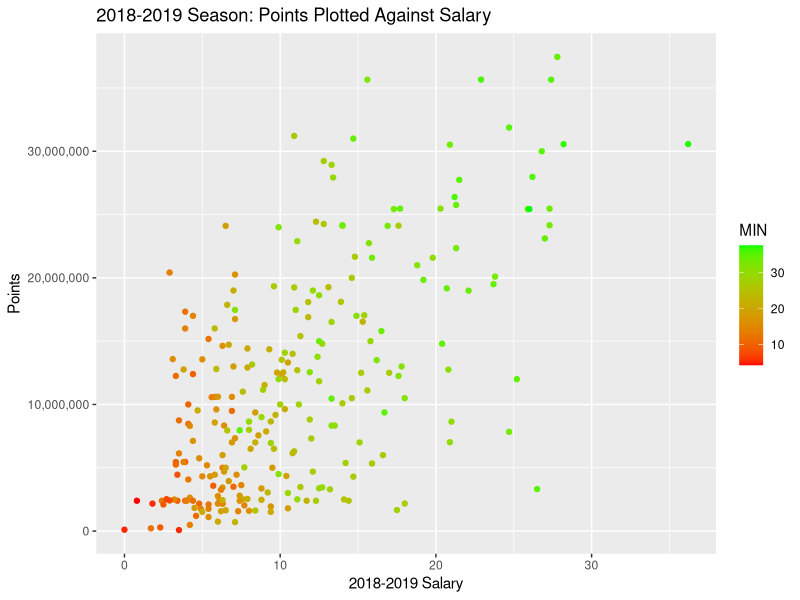
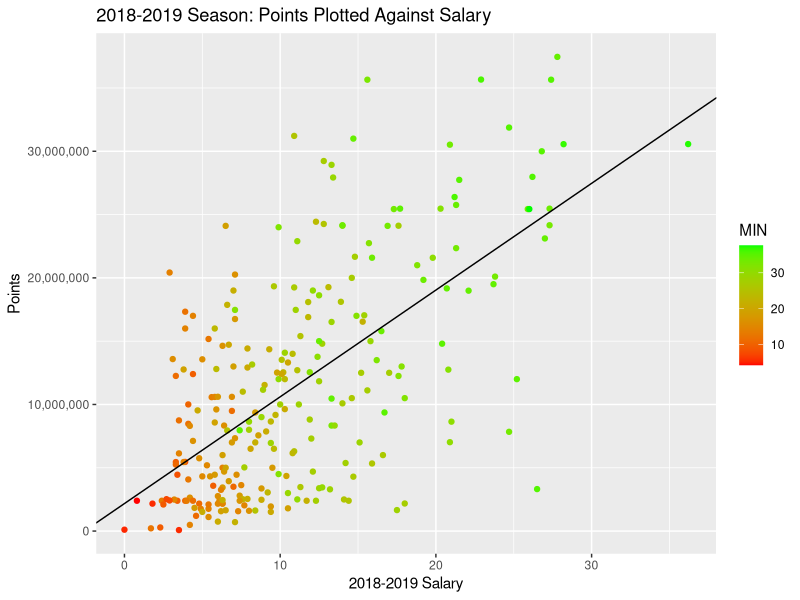

The R source for these figures, in order:
## ---- chunk 1
knitr::opts_chunk$set(echo = TRUE, tidy.opts=list(width.cutoff=60),tidy=TRUE)
## ---- chunk 2
summary(cars)
## ---- chunk 3
players1819 <- read.csv(file = "players18-19.csv", header = TRUE)
players1718 <- read.csv(file = "players17-18.csv", header = TRUE)
players1617 <- read.csv(file = "players16-17.csv", header = TRUE)
players1516 <- read.csv(file = "players15-16.csv", header = TRUE)
## ---- chunk 4
salary1819 <- read.csv(file = "18-19_salary.csv", header = TRUE)
salary1718 <- read.csv(file = "17-18_salary.csv", header = TRUE)
salary1617 <- read.csv(file = "16-17_salary.csv", header = TRUE)
salary1516 <- read.csv(file = "15-16_salary.csv", header = TRUE)
## ---- chunk 5
#merge concactenates two dataframes together by values in a certain row or column.
df_salary <- merge(salary1516, salary1617, by.x = "Player", by.y = "Player")
df_salary <- merge(df_salary, salary1718, by.x = "Player", by.y = "Player")
df_salary <- merge(df_salary, salary1819, by.x = "Player", by.y = "Player")

#rm removes dataframes and vectors from our local working environment.
#rm(salary1516, salary1617, salary1718, salary1819)
## ---- chunk 6
names(df_salary) <- c("Player", "y1516", "y1617", "y1718", "y1819")

df_salary$Player <- as.character(df_salary$Player)

df_salary$y1516 = as.numeric(gsub("[\\$,]", "", as.character(df_salary$y1516)))
df_salary$y1617 = as.numeric(gsub("[\\$,]", "", as.character(df_salary$y1617)))
df_salary$y1718 = as.numeric(gsub("[\\$,]", "", as.character(df_salary$y1718)))
df_salary$y1819 = as.numeric(gsub("[\\$,]", "", as.character(df_salary$y1819)))

#Trim unnecessary whitespace to prevent string matching errors
df_salary$Player = trimws(df_salary$Player)
## ---- chunk 7
head(df_salary)
## ---- chunk 8
require(ggplot2)
require(scales)
data1819 <- merge(df_salary, players1819, by.x = "Player", by.y = "PLAYER")

p <- ggplot(data = data1819, aes(y = y1819, x = PTS, colour = MIN))
p + scale_y_continuous(labels = comma) + xlab("2018-2019 Salary") + 
  ylab("Points") + ggtitle("2018-2019 Season: Points Plotted Against Salary") + 
  scale_color_gradient(low="red", high="green") + geom_point()
## ---- chunk 9
#lm stands for "linear model"
points_salary <- lm(y1819 ~ PTS, data = data1819)
summary(points_salary)
## ---- chunk 10
p + scale_y_continuous(labels = comma) + xlab("2018-2019 Salary") + 
  ylab("Points") + ggtitle("2018-2019 Season: Points Plotted Against Salary") + 
  scale_color_gradient(low="red", high="green") + geom_point() + geom_abline(intercept = 2174352, slope = 843156)
## ---- chunk 11
require(lpSolve)
# obj represents the objective function. This is the function that calculates the total cost of the team and is what we are trying to minimize.
obj <- data1819$y1819
#constr represents the constraint functions. These are the conditions that a valid solution must satisfy. The conditions we impose are that the "team" must have a minimum sum of 100 points per game, the team must have at least 12 players, and each player can only be chosen at most once.
constr <- matrix(append(append(data1819$PTS, rep(1, times = 256)), as.vector(diag(nrow = 256))), nrow = 258, byrow = TRUE)
#right represents the right hand side of the constraint functions.
right <- c(100, 12, rep(1, times = 256))
#constraints_direction represents the sign of the constraint functions.
constranints_direction  <- c(">=", ">=", rep("<=", times = 256))
optimum <-  lp(direction="min",
               objective.in = obj,
               const.mat = constr,
               const.dir = constranints_direction,
               const.rhs = right,
               all.int = T)

best_sol <- optimum$solution
names(best_sol) <- data1819$Player
print(best_sol)
## ---- chunk 12
print(paste("Total cost: ", optimum$objval, sep=""))
